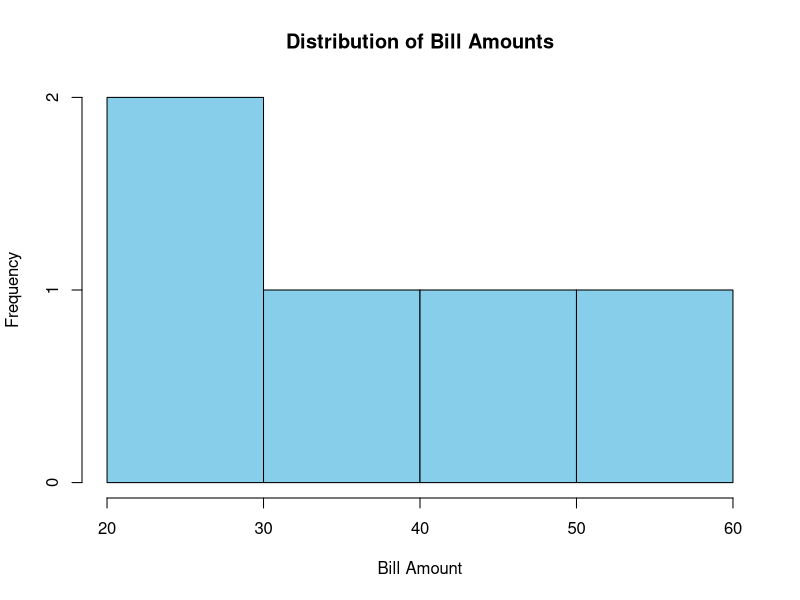
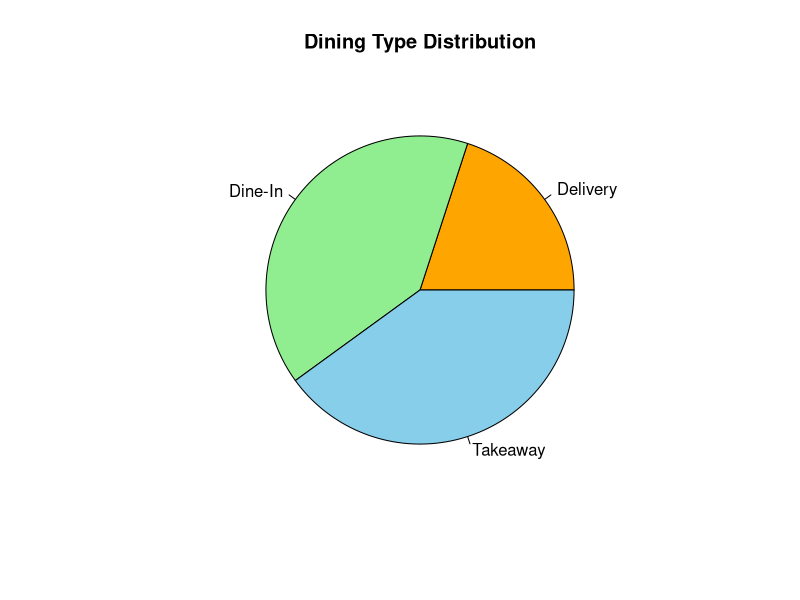
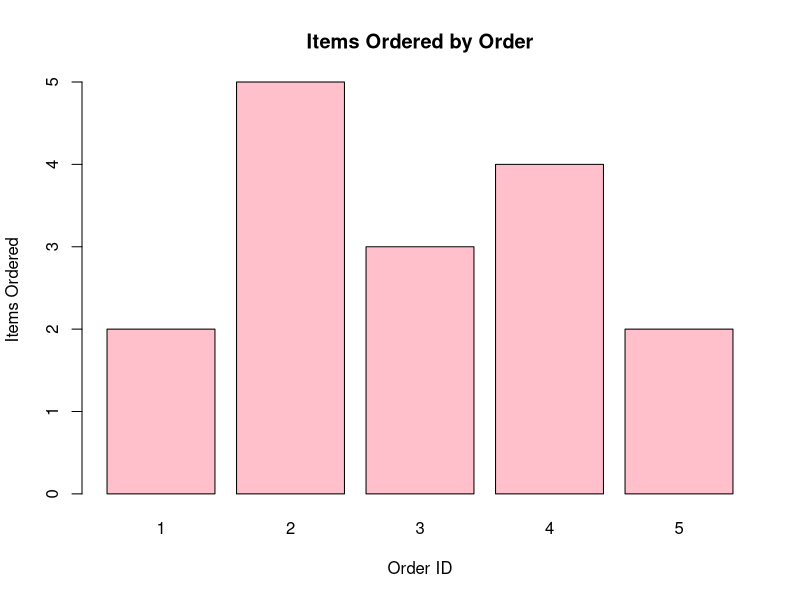
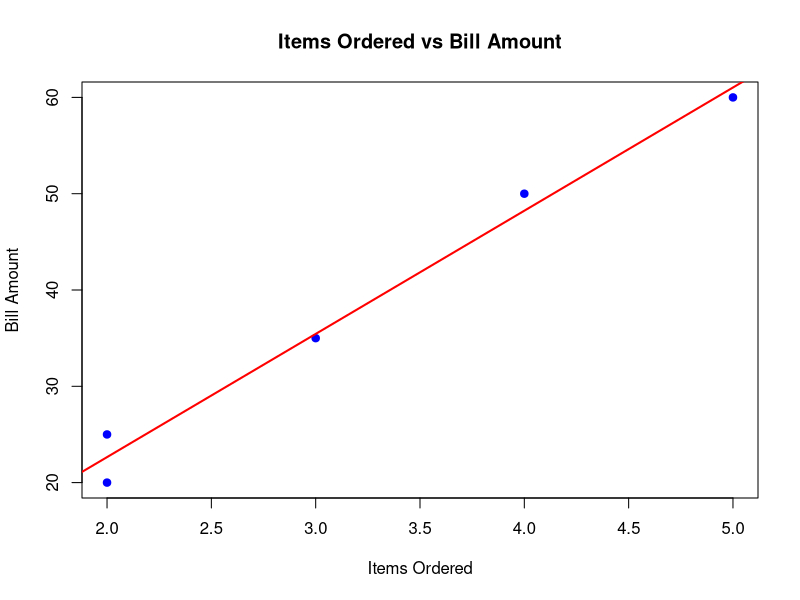

Source code (R) for these figures, in order:
Order_ID <- c(1,2,3,4,5)
Items_Ordered <- c(2,5,3,4,2)
Bill_Amount <- c(25,60,35,50,20)
Dining_Type <- c("Dine-In",
                 "Takeaway",
                 "Dine-In",
                 "Delivery",
                 "Takeaway")
restaurant <- data.frame(
  Order_ID,
  Items_Ordered,
  Bill_Amount,
  Dining_Type
)
print(restaurant)
hist(restaurant$Bill_Amount,
     main="Distribution of Bill Amounts",
     xlab="Bill Amount",
     ylab="Frequency",
     col="skyblue",
     border="black")
dining_table <- table(restaurant$Dining_Type)

pie(dining_table,
    main="Dining Type Distribution",
    labels=names(dining_table),
    col=c("orange","lightgreen","skyblue"))
barplot(restaurant$Items_Ordered,
        names.arg=restaurant$Order_ID,
        main="Items Ordered by Order",
        xlab="Order ID",
        ylab="Items Ordered",
        col="pink",
        border="black")

plot(restaurant$Items_Ordered,
     restaurant$Bill_Amount,
     main="Items Ordered vs Bill Amount",
     xlab="Items Ordered",
     ylab="Bill Amount",
     pch=19,
     col="blue")

abline(lm(Bill_Amount ~ Items_Ordered,
          data=restaurant),
       col="red",
       lwd=2)
